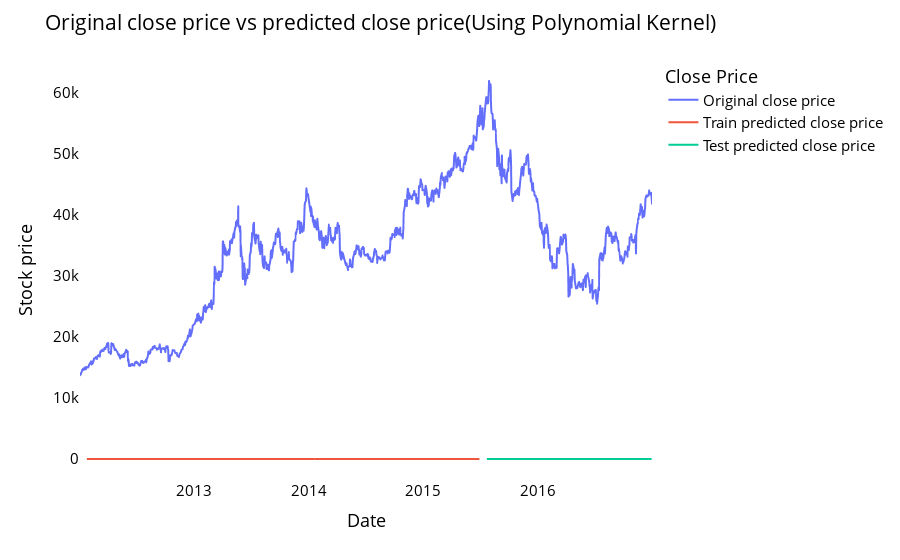

The cell this chart's notebook holds for it:
### Code cell
#Comparision between original stock close price vs predicted close price
#3. Polynomial
# shift train predictions for plotting
look_back3=time_step
trainPredictPlot3 = np.empty_like(closedf)
trainPredictPlot3[:, :] = np.nan
trainPredictPlot3[look_back3:len(train_predict3)+look_back3, :] = train_predict3
print("Train predicted data: ", trainPredictPlot3.shape)

# shift test predictions for plotting
testPredictPlot3 = np.empty_like(closedf)
testPredictPlot3[:, :] = np.nan
testPredictPlot3[len(train_predict3)+(look_back3*2)+1:len(closedf)-1, :] = test_predict3
print("Test predicted data: ", testPredictPlot3.shape)

names = cycle(['Original close price','Train predicted close price','Test predicted close price'])

plotdf = pd.DataFrame({'Date': close_stock['Date'],
                       'original_close': close_stock['Close'],
                      'train_predicted_close': trainPredictPlot3.reshape(1,-1)[0].tolist(),
                      'test_predicted_close': testPredictPlot3.reshape(1,-1)[0].tolist()})

fig = px.line(plotdf,x=plotdf['Date'], y=[plotdf['original_close'],plotdf['train_predicted_close'],
                                          plotdf['test_predicted_close']],
              labels={'value':'Stock price','Date': 'Date'})
fig.update_layout(title_text='Original close price vs predicted close price(Using Polynomial Kernel)',
                  plot_bgcolor='white', font_size=15, font_color='black',legend_title_text='Close Price')
fig.for_each_trace(lambda t:  t.update(name = next(names)))

fig.update_xaxes(showgrid=False)
fig.update_yaxes(showgrid=False)
fig.show()

### Figure 1 — Plotly figure (JSON) as saved in the notebook; plotly's stock layout.template omitted (floating-point values rounded to 4 significant figures; data arrays with more than 128 entries replaced by an {"elided": "..."} marker saying what was removed)
{"data": [{"hovertemplate": "variable=original_close<br>Date=%{x}<br>Stock price=%{y}<extra></extra>", "legendgroup": "original_close", "line": {"color": "#636efa", "dash": "solid"}, "mode": "lines", "name": "Original close price", "showlegend": true, "type": "scattergl", "x": {"elided": "1226 str values"}, "xaxis": "x", "y": {"elided": "1226 int values"}, "yaxis": "y"}, {"hovertemplate": "variable=train_predicted_close<br>Date=%{x}<br>Stock price=%{y}<extra></extra>", "legendgroup": "train_predicted_close", "line": {"color": "#EF553B", "dash": "solid"}, "mode": "lines", "name": "Train predicted close price", "showlegend": true, "type": "scattergl", "x": {"elided": "1226 str values"}, "xaxis": "x", "y": {"elided": "1226 float values"}, "yaxis": "y"}, {"hovertemplate": "variable=test_predicted_close<br>Date=%{x}<br>Stock price=%{y}<extra></extra>", "legendgroup": "test_predicted_close", "line": {"color": "#00cc96", "dash": "solid"}, "mode": "lines", "name": "Test predicted close price", "showlegend": true, "type": "scattergl", "x": {"elided": "1226 str values"}, "xaxis": "x", "y": {"elided": "1226 float values"}, "yaxis": "y"}], "layout": {"font": {"color": "black", "size": 15}, "legend": {"title": {"text": "Close Price"}, "tracegroupgap": 0}, "margin": {"t": 60}, "plot_bgcolor": "white", "title": {"text": "Original close price vs predicted close price(Using Polynomial Kernel)"}, "xaxis": {"anchor": "y", "domain": [0, 1], "showgrid": false, "title": {"text": "Date"}}, "yaxis": {"anchor": "x", "domain": [0, 1], "showgrid": false, "title": {"text": "Stock price"}}}}
